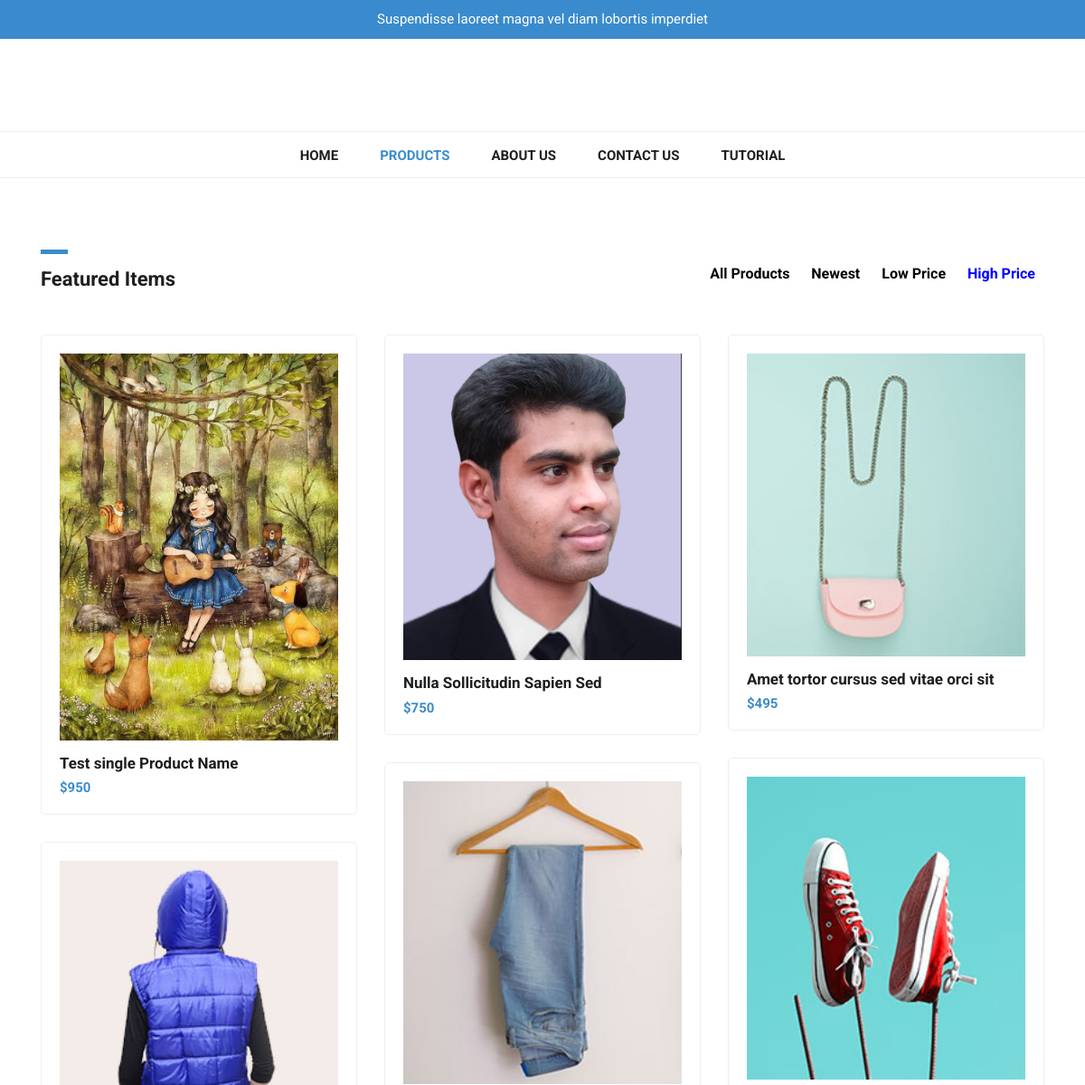
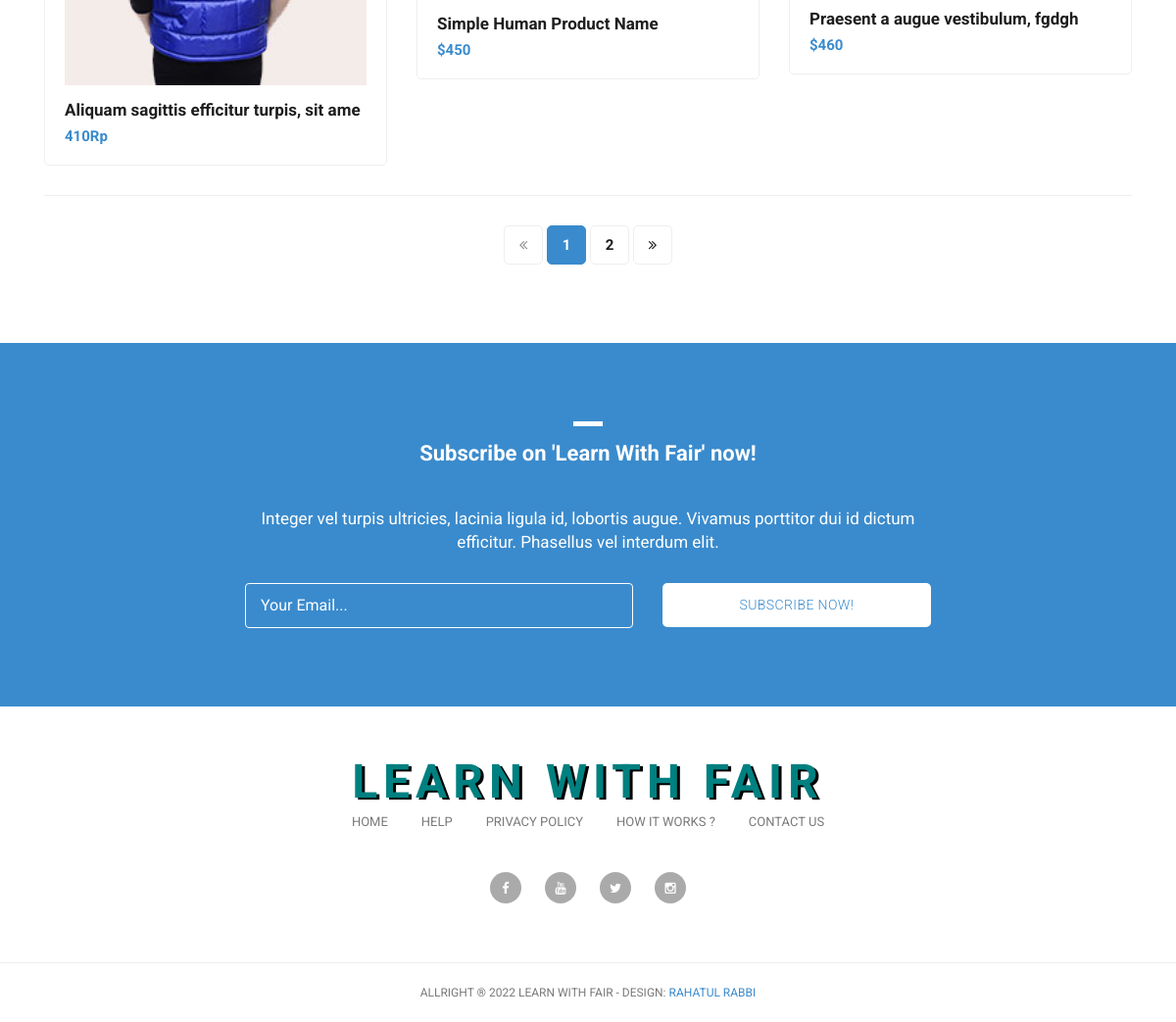
The page /ecommerce/products.php?status=sub-menu&&id=4 on the database its author committed (2 pictures, top to bottom).
### tables this page shows
CREATE TABLE `menu` (
  `menu_id` int(255) NOT NULL,
  `menu_title` varchar(255) NOT NULL,
  `menu_link` varchar(255) NOT NULL
);

CREATE TABLE `add_product` (
  `ID` int(255) NOT NULL,
  `product_id` int(255) NOT NULL,
  `product_name` text NOT NULL,
  `product_des` varchar(255) NOT NULL,
  `product_stock` int(255) NOT NULL,
  `product_price` int(255) NOT NULL,
  `product_price_name` varchar(255) NOT NULL,
  `product_cat` text NOT NULL,
  `product_status` tinyint(255) NOT NULL
);

CREATE TABLE `add_product_img` (
  `img_id` int(255) NOT NULL,
  `product_id` int(255) NOT NULL,
  `product_img` varchar(255) NOT NULL,
  `thumnail_status` int(255) NOT NULL
);

### ecommerce/class/function.php (called while the page is built, shortened)
<?php
class blogProject {
    public function __CONSTRUCT() {
        $bdhost     = "localhost";
        $dbuser     = "root";
        $dbpassword = "";
        $this->conn1 = mysqli_connect( $bdhost, $dbuser, $dbpassword, "ecommerce_project" );
    }
    public function display_high_products($pegi_start,$pegi_end) {
        $display_product_query = "SELECT * FROM add_product WHERE product_status=1 ORDER BY product_price DESC LIMIT $pegi_start,$pegi_end";
        $product_data              = mysqli_query( $this->conn1, $display_product_query );
        if($product_data){
            return $product_data;
        }
    }
    public function display_feature_items_details($id) {
        $display_feature_items_details_query = "SELECT * FROM add_product_img WHERE product_id=$id&&thumnail_status=1";
        $data              = mysqli_query( $this->conn1, $display_feature_items_details_query );
        $info1 = mysqli_fetch_assoc( $data );
        if($info1){
            return $info1;
        }
    }
    public function display_menu_item() {
        $display_menu_item_query = "SELECT * FROM menu";
        $return_header_menu_mgs  = mysqli_query( $this->conn1, $display_menu_item_query );
        if ( isset( $return_header_menu_mgs ) ) {
            return $return_header_menu_mgs;
        }
    }
}

### ecommerce/contents/product_content/high_products.php (the view)
<?php
 $all_products = $obj1->display_high_products( $start, $per_page);
 ?>
<div class="col-md-8 col-sm-12" >
                 <div id="filters" class="button-group">
                     <div class = "my-btn">
                        <a href="?status=sub-menu&&id=1" name = 'all_products'>All Products</a>
                        <a href="?status=sub-menu&&id=2" name = 'new_products'>Newest</a>
                        <a href="?status=sub-menu&&id=3" name = 'low_products'>Low Price</a>
                        <a href="?status=sub-menu&&id=4" name = 'high_products' style =  "color:blue;">High Price</a>
                    </div>
                 </div>
             </div>
         </div>
     </div>
 </div>
 <div class="featured container no-gutter">
<div class="row posts">
        <?php $id = 0;while($info = mysqli_fetch_assoc( $all_products )){
            $id++;
            ?>
        <div id='<?php echo $id?>' class="item new col-md-4">
                        <a href="./single-product.php?status=single_item&&id=<?php echo $info['product_id'];?>">
                            <div class="featured-item">
                                <?php
                                $data1 = $obj1->display_feature_items_details($info['product_id']);
                               ?>
                               <?php
                                $title = str_replace(" ","-",$info['product_name']);
                                if(isset($data1['product_img'])){?>
                                    <img src="./uploads/<?php echo $data1['product_img']?>" alt="Thumnail is not Found" title = <?php echo $title?>>
                                <?php
                                }else{
                                    ?>
                                         <img src="./admin/assets/img/error-404-monochrome.svg" alt="Thumnail is not Found" title = <?php echo "Thumnail-is-not-Found"?>>
                                    <?php
                                }
                               ?>
                                <h4><?php echo $info['product_name']?></h4>
                                <h6><?php
                                    $product_price_number = "";
                                        if ( $info['product_price_name'] == "$" ) {
                                            $product_price_number = $info['product_price_name'] . $info['product_price'];
                                        } else {
                                            $product_price_number = $info['product_price'] . $info['product_price_name'];
                                        }
                                        echo $product_price_number;
                                    ?>
                                </h6>
                            </div>
                        </a>
         </div>
         <?php }?>
 </div>

### ecommerce/includes/header.php (shortened to what this page needs)
<?php
$menu_item = $obj1->display_menu_item();?>
<div id="pre-header">
    <div class="container">
        <div class="row">
            <div class="col-md-12">
                <span class="logo_position">Suspendisse laoreet magna vel diam lobortis imperdiet</span>
            </div>
        </div>
    </div>
</div>
<nav class="navbar navbar-expand-lg navbar-dark bg-dark static-top">
    <div class="container">
        <div class="logo_position">
            <a class="navbar-brand" href="./">
            </a>
        </div>
        <div class="collapse navbar-collapse" id="navbarResponsive" style="margin-top:5px">
            <ul class="navbar-nav ml-auto">
                <?php
$uri = $_SERVER['PHP_SELF'];
while ( $item = mysqli_fetch_assoc( $menu_item ) ) {
    if ( $uri == "/ecommerce/" . $item['menu_link'] ) {?>
                    <li class="nav-item active">
                        <a class="nav-link" href="<?php echo $item['menu_link']; ?>"><?php echo $item['menu_title']; ?>
                        </a>
                    </li>
                    <?php
} else {?>
                    <li class="nav-item">
                        <a class="nav-link"
                            href="<?php echo $item['menu_link']; ?>"><?php echo $item['menu_title']; ?></a>
                    </li>
                    <?php
}
}?>
            </ul>
        </div>
    </div>
</nav>

### ecommerce/assets/css/tooplate-main.css (style rules this page uses)
body { font-family: 'Roboto', sans-serif; transition: all 0.5s; }
a { text-decoration: none!important; }
#pre-header { background-color: #3a8bcd; text-align: center; }
#pre-header span { color: #fff; font-size: 15px; padding: 10px 0px; display: inline-block; }
.navbar .navbar-brand { text-align: center; width: 100%; position: relative; padding: 25px 0px; }
.bg-dark { background-color: #fff!important; border-bottom: 1px solid #eee; }
#navbarResponsive { z-index: 999; position: absolute; left: 50%; top: 105px; transform: translateX(-50%); }
.navbar-dark .navbar-nav .nav-item { margin: 0px 15px; }
.navbar-dark .navbar-nav .nav-link { text-transform: uppercase; font-size: 15px; font-weight: 700; color: #1e1e1e; transition: all 0.5s; }
.navbar-dark .navbar-nav .nav-link:hover, .navbar-dark .navbar-nav .active>.nav-link, .navbar-dark .navbar-nav .nav-link.active, .navbar-dark .navbar-nav .nav-link.show, .navbar-dark .navbar-nav .show>.nav-link { color: #3a8bcd; }
.navbar:after { width: 100%; height: 1px; background-color: #eee; content: ''; position: absolute; left: 0; bottom: -52px; }
.featured-item { border-radius: 5px; border: 1px solid #eee; padding: 20px; transition: all 0.5s; }
.featured-item img { width: 100%; }
.featured-item h4 { font-size: 17px; font-weight: 700; color: #1e1e1e; margin-top: 15px; transition: all 0.5s; }
.featured-item h6 { color: #3a8bcd; font-size: 15px; font-weight: 700; margin-bottom: 0px; }
.featured-page #filters { margin-top: 15px; text-align: right; }
.featured .featured-item { margin-bottom: 30px; text-decoration: none; }
.featured .featured-item h4 { transition: all 0.5s; }
.isotope, .isotope .item { -webkit-transition-duration: 0.8s; -moz-transition-duration: 0.8s; -ms-transition-duration: 0.8s; -o-transition-duration: 0.8s; transition-duration: 0.8s; }
.isotope { -webkit-transition-property: height, width; -moz-transition-property: height, width; -ms-transition-property: height, width; -o-transition-property: height, width; transition-property: height, width; }
.isotope .item { -webkit-transition-property: -webkit-transform, opacity; -moz-transition-property: -moz-transform, opacity; -ms-transition-property: -ms-transform, opacity; -o-transition-property: top, left, opacity; transition-property: transform, opacity; }

### ecommerce/products.php (style rules this page uses)
.my-btn>a { color:black; padding: 5px 10px; font-weight:bold; }

### rows shown on the page
menu: menu_title "HOME"
menu: menu_title "PRODUCTS"
menu: menu_title "ABOUT US"
menu: menu_title "CONTACT US"
menu: menu_title "TUTORIAL"
add_product: add_product_img.product_img (picture), product_name "Test single Product Name", product_price_number "$950"
add_product: add_product_img.product_img (picture), product_name "Nulla Sollicitudin Sapien Sed", product_price_number "$750"
add_product: add_product_img.product_img (picture), product_name "Amet tortor cursus sed vitae orci sit", product_price_number "$495"
add_product: add_product_img.product_img (picture), product_name "Praesent a augue vestibulum, fgdgh", product_price_number "$460"
add_product: add_product_img.product_img (picture), product_name "Simple Human Product Name", product_price_number "$450"
add_product: add_product_img.product_img (picture), product_name "Aliquam sagittis efficitur turpis, sit ame", product_price_number "410Rp"
